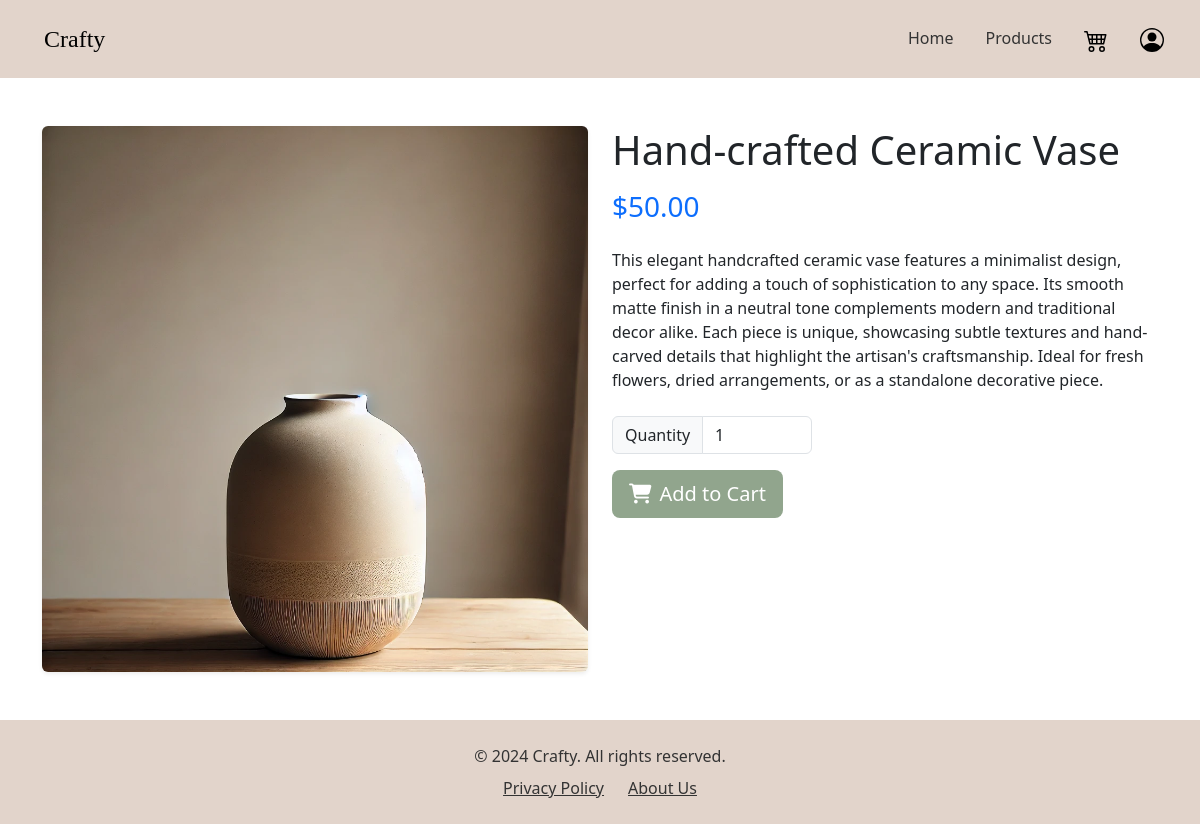
Page /shopping_cart/1/ on the earlier database version.
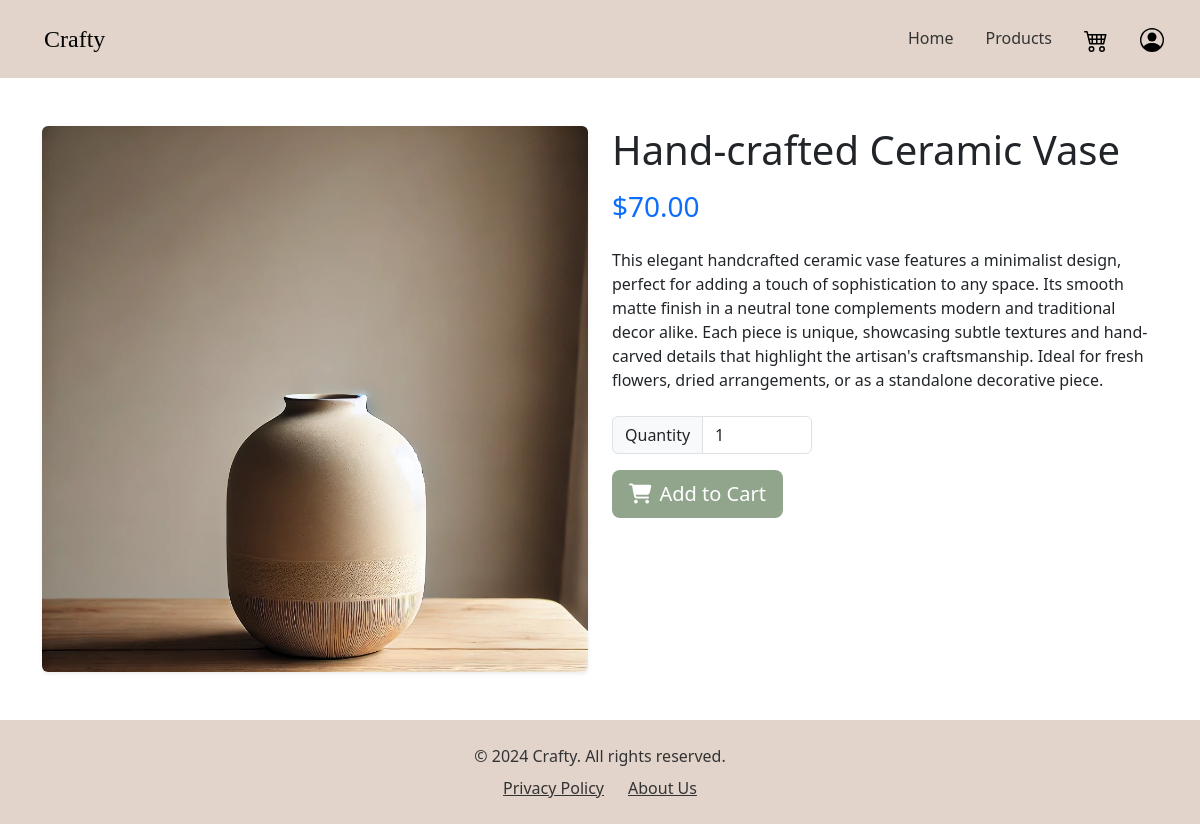
Same page on the later database version.
### products/models.py (models this page shows, shortened)
class Item(models.Model):
    name = models.CharField(max_length=255)
    description = models.TextField(blank=True, null=True)
    price = models.DecimalField(max_digits=10, decimal_places=2)
    category = models.ForeignKey(Category, on_delete=models.CASCADE)
    subcategory = models.ForeignKey(SubCategory, on_delete=models.CASCADE, related_name='items', null=True, blank=True)
    image = models.ImageField(upload_to='item_images/', blank=True, null=True)

### products/views.py (the view)
# urls.py: path('<int:product_id>/', views.product_detail, name='product_detail'),
def product_detail(request, product_id):
    item = get_object_or_404(Item, id=product_id)
    context = {
        'product': item
    }
    return render(request, 'products/product_detail.html', context)

### products/templates/products/product_detail.html (shortened to what this page needs)
{% extends 'products/index.html' %}
{% load static %}
{% block content %}
{% include 'home/navbar.html' %}
<div class="container my-5">
    <div class="row">
        <div class="col-md-6">
            {% if product.image %}
                <img src="{{ product.image.url }}" class="img-fluid rounded shadow-sm" alt="{{ product.name }}">
            {% endif %}
        </div>
        <div class="col-md-6">
            <h1 class="mb-3">{{ product.name }}</h1>
            <p class="h3 text-primary mb-4">${{ product.price }}</p>
            <p class="mb-4">{{ product.description }}</p>
            <form action="{% url 'add_to_cart' product.id %}" method="POST" class="mb-4">
                <div class="input-group mb-3" style="max-width: 200px;">
                    <span class="input-group-text">Quantity</span>
                    <input type="number" name="quantity" class="form-control" value="1" min="1" max="10">
                </div>
                <button type="submit" class="btn btn-lg" style="background-color: #a5a58d; color: #ffffff;">
                    <i class="fas fa-shopping-cart me-2"></i>Add to Cart
                </button>
            </form>
        </div>
    </div>
</div>
{% endblock %}

Differences in the rows shown:
changed Item "Hand-crafted Ceramic Vase": price "50.00" → "70.00"
